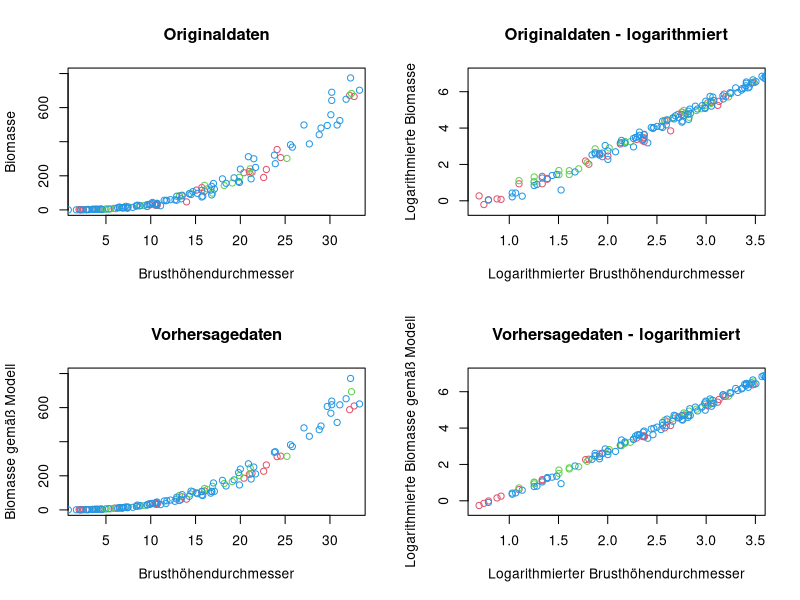

Source code (R):
### Daten vorbereiten
## Daten einlesen
buche.data <- read.csv("buche.csv")
## Daten logarithmieren
buche.logdata <- cbind(subset(buche.data, select = author),log(subset(buche.data, select = hsl:biom)))

### Ansatz: Einzelne Betrachtung der beiden Autoren Bartelink und Heller im Verhältnis 
### zu Joosten. Es kann auch nur ein Autor mit einer Abhängigkeit mit einer Einflussgröße 
### bei der Suche in das Modell hinein genommen werden.
## Erstellen 2 Spalten für Bartelink und Heller mit binärem Wertebereich für einzelne Einflüsse.
buche.logdata$barte <- ifelse(buche.logdata$author=="Bartelink", 1, 0)
buche.logdata$heller <- ifelse(buche.logdata$author=="Heller", 1, 0)

## Maximal- und Minimalmodell erstellen
m0 <- lm(biom~1, data = buche.logdata)
mmax <- lm(biom~(dbh+height+age+hsl+heller+barte)^2,data= buche.logdata) #Keine Koeffizienten für hsl:heller, hsl:barte, heller:barte

## Vorwärts- und Ruckwärtsselektion - Schritte entprechen Reihenfolge:
## Vorwärts- und Ruckwärssuche
## biom ~ dbh+height+dbh:height+hsl+height:hsl+barte+age+dbh:hsl
result1 <- step(m0,scope = ~(1+dbh+height+age+hsl+heller+barte)^2)
## Rückwärtsselektion - Schritte entprechen Reihenfolge:
## -barte:heller/hsl:heller/hsl:barte-heigth:barte-age:hsl-height:age-age:heller-dbh:barte-age:barte-dbh:age-age-height:heller-dbh:hsl
## --> biom ~ dbh+height+hsl+heller+barte+dbh:height+dbh:heller+height:hsl
result2 <- step(mmax,scope = ~1,direction = "backward")

## AIC, Varianz und Devianz beider Modelle
AIC(result1,result2) #-132.18 & -134.74
sum( (buche.logdata$biom-predict(result1))^2 ) / (length(buche.logdata$biom)-length(coefficients(result1)))
sum( (buche.logdata$biom-predict(result2))^2 ) / (length(buche.logdata$biom)-length(coefficients(result2)))
deviance(result1) # n-|M| = 181-9
deviance(result2) # n-|M| = 181-9

##Koeffizienten der beiden Modelle
coef(result1)
coef(result2)

### Visualisierung Unterschied Daten für Modell 2
## Subsets der logarithmierten und Originaldaten
barte.data <- subset(buche.data, author == "Bartelink")
heller.data <- subset(buche.data, author == "Heller")
joosten.data <- subset(buche.data, author == "Joosten")
barte.logdata <- subset(buche.logdata, author == "Bartelink")
heller.logdata <- subset(buche.logdata, author == "Heller")
joosten.logdata <- subset(buche.logdata, author == "Joosten")

## Vorhersagewerte
barte.pred <- exp(predict(result1, barte.logdata))
heller.pred <- exp(predict(result1, heller.logdata))
joosten.pred <- exp(predict(result1, joosten.logdata))

## Diagramme - rot = Bartelink, grün = Heller, blau = Joosten
par(mfrow=c(2,2))
plot(barte.data$dbh, barte.data$biom, col = 2, ylim = c(0,800), main = "Originaldaten", xlab = "Brusthöhendurchmesser", ylab = "Biomasse")
points(heller.data$dbh, heller.data$biom, col = 3)
points(joosten.data$dbh, joosten.data$biom, col = 4)
plot(barte.logdata$dbh, barte.logdata$biom, col = 2, ylim = c(-0.5,7), main = "Originaldaten - logarithmiert", xlab = "Logarithmierter Brusthöhendurchmesser", ylab = "Logarithmierte Biomasse")
points(heller.logdata$dbh, heller.logdata$biom, col = 3)
points(joosten.logdata$dbh, joosten.logdata$biom, col = 4)
plot(barte.data$dbh, barte.pred, col = 2, ylim = c(0,800), main = "Vorhersagedaten", xlab = "Brusthöhendurchmesser", ylab = "Biomasse gemäß Modell")
points(heller.data$dbh, heller.pred, col = 3)
points(joosten.data$dbh, joosten.pred, col = 4)
plot(barte.logdata$dbh, log(barte.pred), col = 2, ylim = c(-0.5,7), main = "Vorhersagedaten - logarithmiert", xlab = "Logarithmierter Brusthöhendurchmesser", ylab = "Logarithmierte Biomasse gemäß Modell")
points(heller.logdata$dbh, log(heller.pred), col = 3)
points(joosten.logdata$dbh, log(joosten.pred), col = 4)